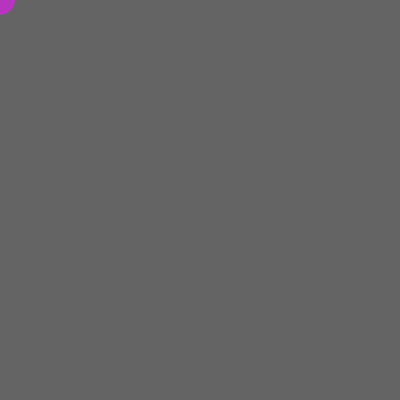
Frame 1 (no input)
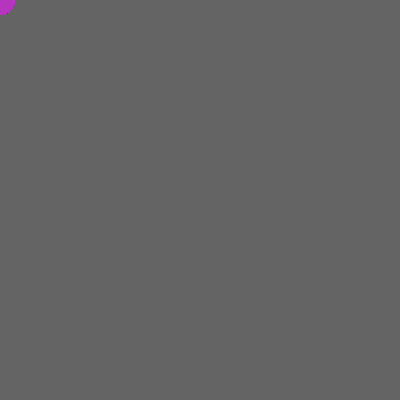
Frame 60 (no input)
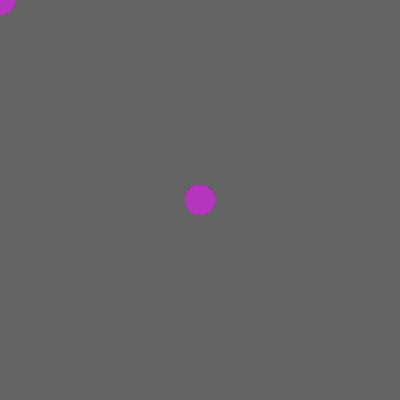
Frame 120 (the mouse pressed at the canvas centre since frame 60)

The p5.js sketch that drew these frames (run headless with seeded random() and noise() and a simulated clock; from frame 60 on, the mouse is pressed at the canvas centre):

// p5.js sketch
// ── sketch.js
let r, g, b;

function setup() {
  createCanvas(400, 400);
  background(100);

  // generate a random color
  r = random(255);
  g = random(255);
  b = random(255);
}

function draw() {
  if (keyIsPressed) {
    r = random(255);
    g = random(255);
    b = random(255);
  }
  noStroke();
  fill(r, g, b);
  ellipse(mouseX, mouseY, 30, 30);
}
